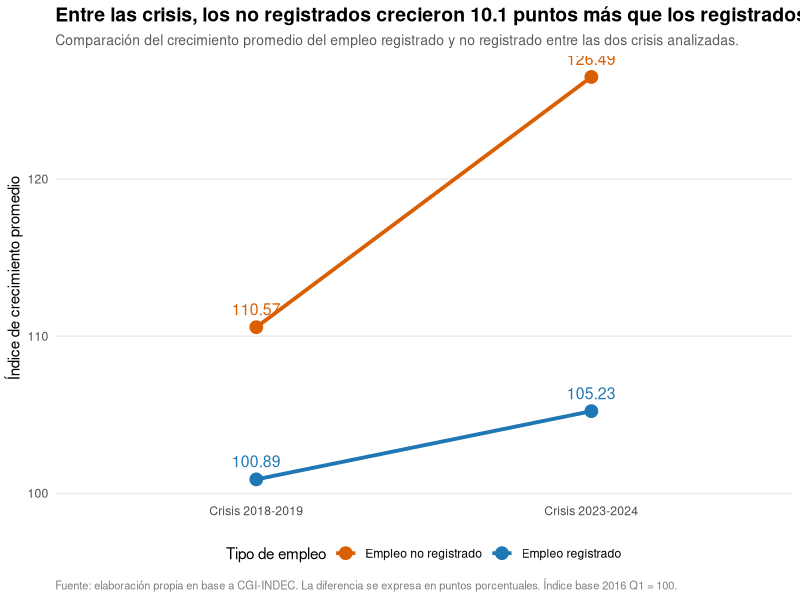
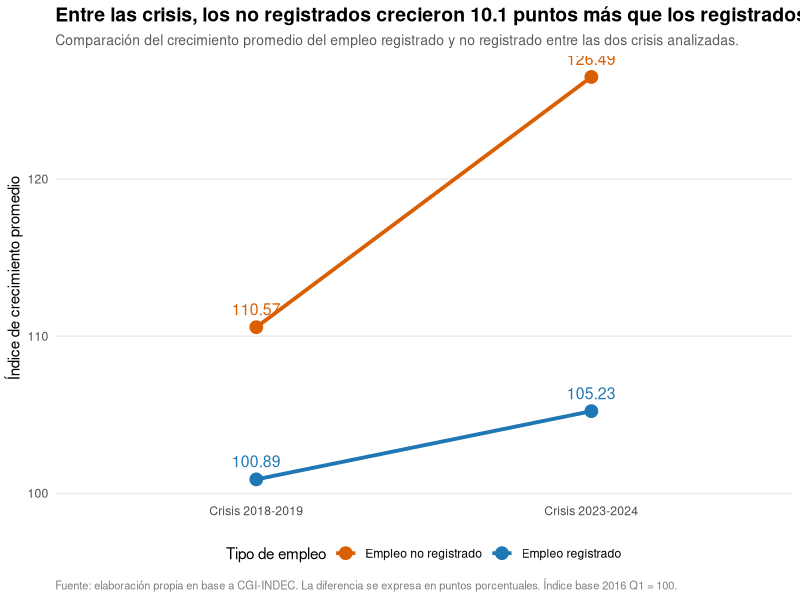

Write R code to recreate these figures, in order.
# Gráfico comunicacional: comparación del crecimiento del empleo entre crisis
#correr librerias
library(tidyverse)


base_empleo_final <- read_csv("input/base_empleo_final.csv")

# Indexamos las series para comparar la evolución del empleo registrado
# y no registrado aunque parten de niveles distintos.

base_indexada <- base_empleo_final %>%
  select(
    trimestre,
    anio,
    trimestre_num,
    periodo,
    puestos_ar,
    puestos_anr
  ) %>%
  pivot_longer(
    cols = c(puestos_ar, puestos_anr),
    names_to = "tipo_empleo",
    values_to = "puestos"
  ) %>%
  mutate(
    tipo_empleo = case_when(
      tipo_empleo == "puestos_ar" ~ "Empleo registrado",
      tipo_empleo == "puestos_anr" ~ "Empleo no registrado"
    )
  ) %>%
  group_by(tipo_empleo) %>%
  mutate(
    indice = puestos / first(puestos) * 100
  ) %>%
  ungroup()

# Resumimos los períodos de crisis para mostrar de forma simple
# si el empleo no registrado crece más que el registrado en esos contextos.

promedios_crisis <- base_indexada %>%
  filter(
    periodo == "crisis"
  ) %>%
  mutate(
    crisis = case_when(
      anio %in% c(2018, 2019) ~ "Crisis 2018-2019",
      anio %in% c(2023, 2024) ~ "Crisis 2023-2024"
    )
  ) %>%
  filter(!is.na(crisis)) %>%
  group_by(crisis, tipo_empleo) %>%
  summarise(
    indice_promedio = round(mean(indice, na.rm = TRUE), 2),
    .groups = "drop"
  ) %>%
  mutate(
    crisis = factor(
      crisis,
      levels = c("Crisis 2018-2019", "Crisis 2023-2024")
    )
  )

# Calculamos la diferencia de crecimiento entre ambas series para que
# el título comunique el principal hallazgo del gráfico.

crecimiento_entre_crisis <- promedios_crisis %>%
  arrange(crisis) %>%
  group_by(tipo_empleo) %>%
  summarise(
    crecimiento_pct = round((last(indice_promedio) / first(indice_promedio) - 1) * 100, 1),
    .groups = "drop"
  )

brecha_crecimiento <- crecimiento_entre_crisis %>%
  summarise(
    crecimiento_registrado = crecimiento_pct[tipo_empleo == "Empleo registrado"],
    crecimiento_no_registrado = crecimiento_pct[tipo_empleo == "Empleo no registrado"],
    diferencia_pp = round(crecimiento_no_registrado - crecimiento_registrado, 1)
  )

titulo_grafico <- paste0(
  "Entre las crisis, los no registrados crecieron ",
  brecha_crecimiento$diferencia_pp,
  " puntos más que los registrados"
)


# armamos un gráfico para una visualización clara,con mensaje directo y entendible para todo público.

grafico_comunicacional <- ggplot(
  promedios_crisis,
  aes(
    x = crisis,
    y = indice_promedio,
    group = tipo_empleo,
    color = tipo_empleo
  )
) +
  geom_line(linewidth = 1.3) +
  geom_point(size = 4) +
  geom_text(
    aes(label = indice_promedio),
    vjust = -1,
    size = 4,
    show.legend = FALSE
  ) +
  labs(
    title = titulo_grafico,
    subtitle = "Comparación del crecimiento promedio del empleo registrado y no registrado entre las dos crisis analizadas.",
    x = NULL,
    y = "Índice de crecimiento promedio",
    color = "Tipo de empleo",
    caption = "Fuente: elaboración propia en base a CGI-INDEC. La diferencia se expresa en puntos porcentuales. Índice base 2016 Q1 = 100."
  ) +
  scale_color_manual(
    values = c(
      "Empleo registrado" = "#1F77B4",
      "Empleo no registrado" = "#D95F02"
    )
  ) +
  theme_minimal() +
  theme(
    plot.title = element_text(face = "bold", size = 14),
    plot.subtitle = element_text(size = 10, color = "gray35"),
    plot.caption = element_text(size = 8, color = "gray50", hjust = 0),
    legend.position = "bottom",
    panel.grid.minor = element_blank(),
    panel.grid.major.x = element_blank()
  )

grafico_comunicacional

# Guardamos el gráfico
ggsave(
  filename = "output/graficos/grafico_comunicacional.png",
  plot = grafico_comunicacional,
  width = 10,
  height = 6
)
